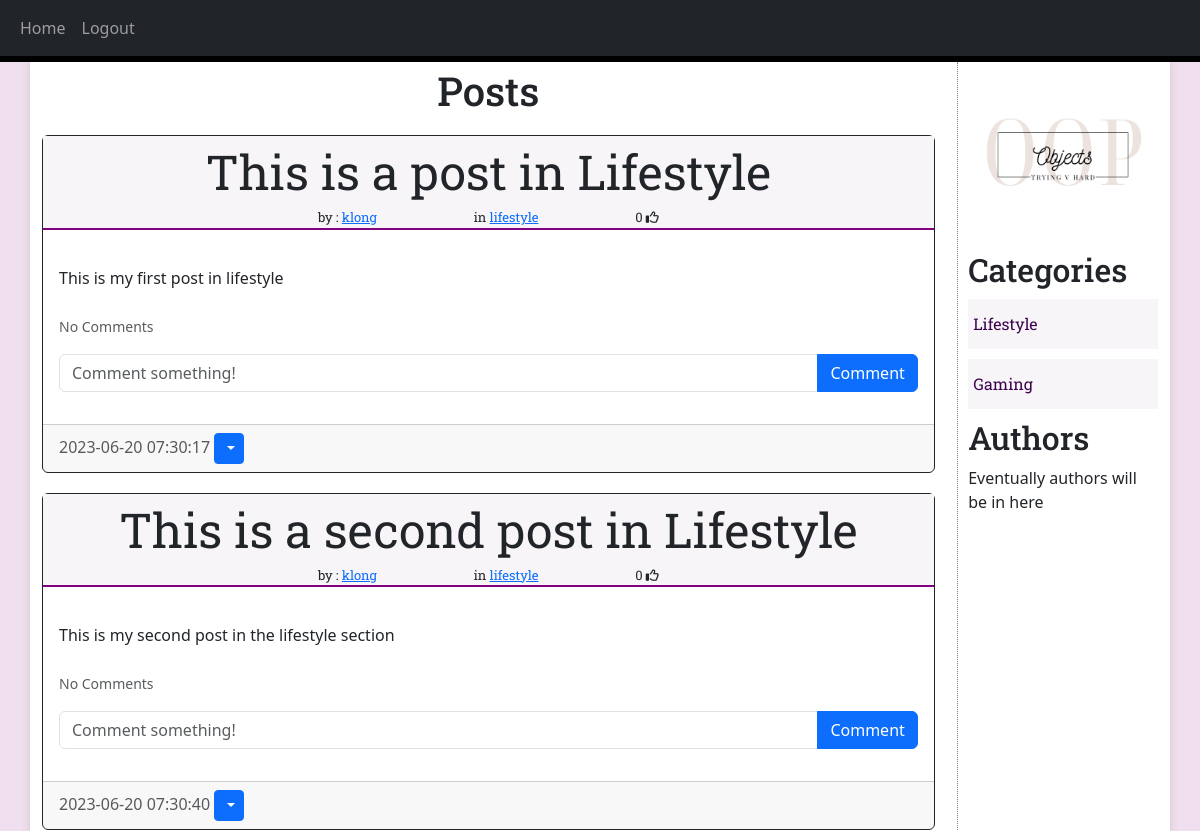
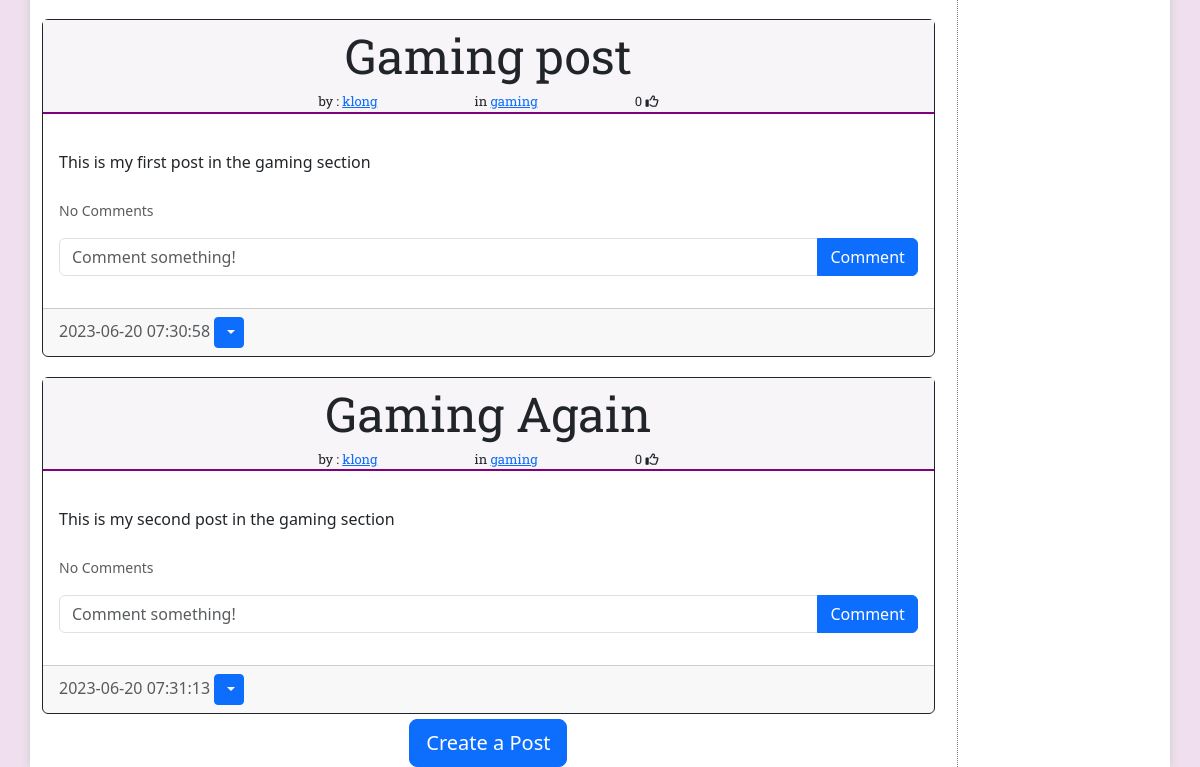
The page /home (signed in) on the database as committed earlier (2 pictures, top to bottom).
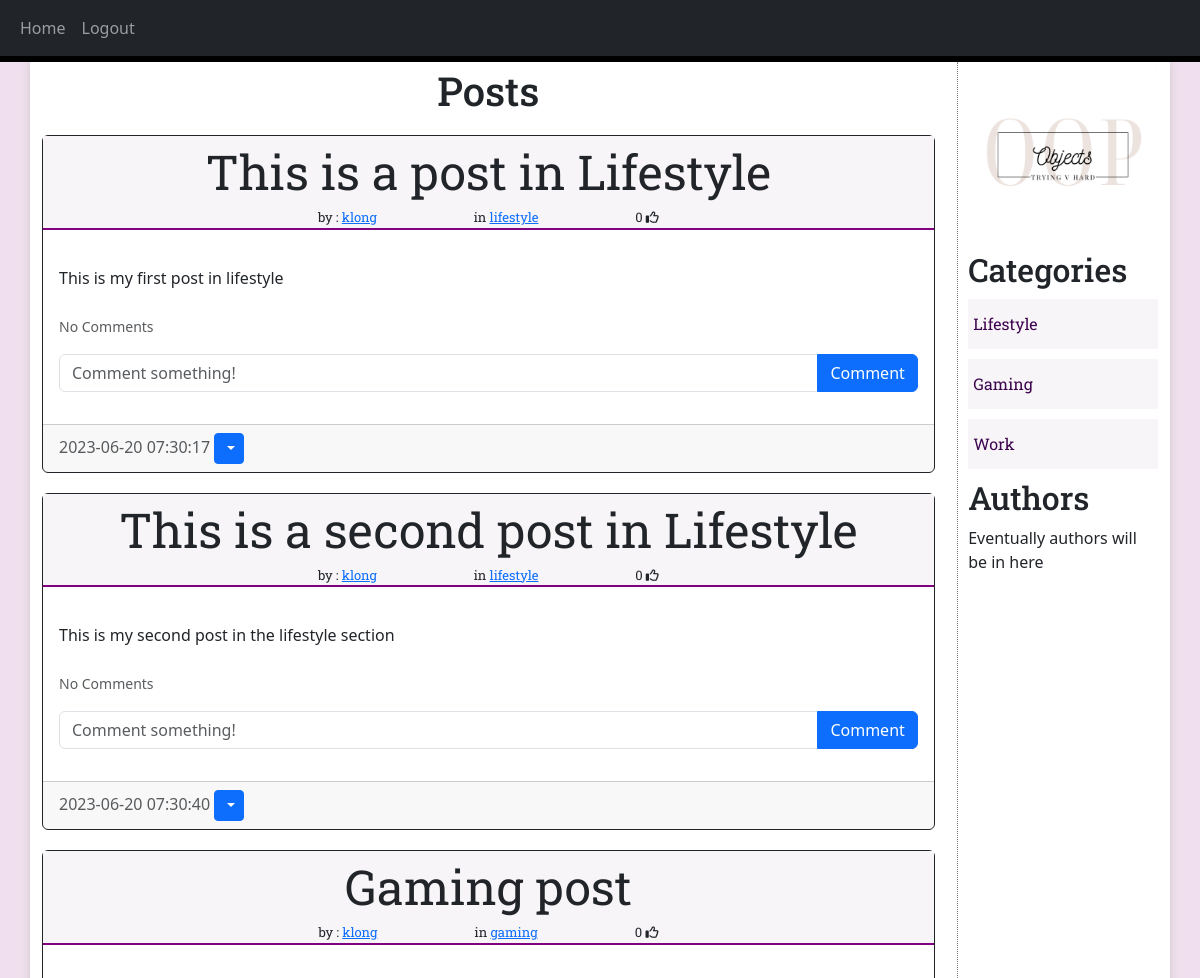
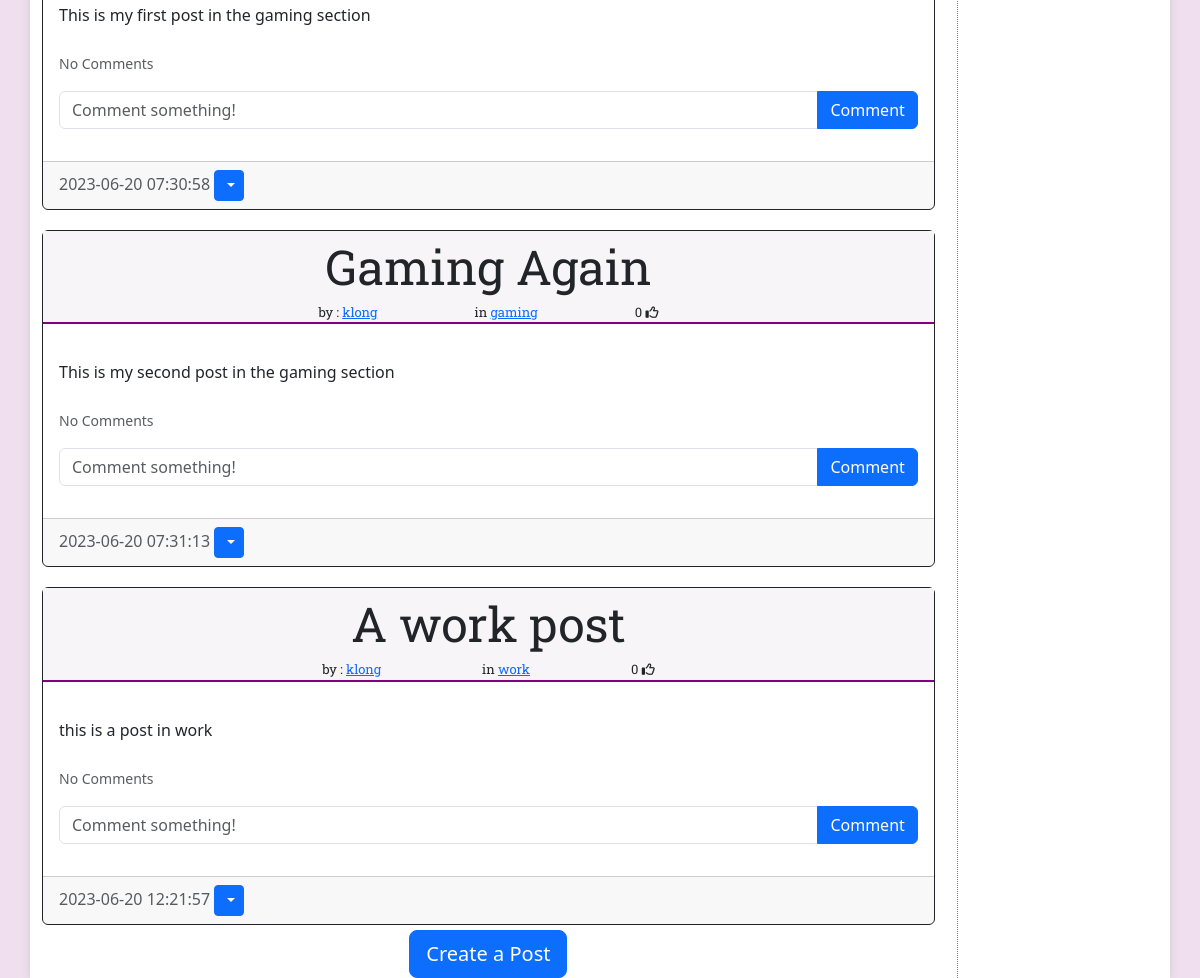
The same page on the database as committed later (2 pictures, top to bottom).
### website/models.py (models this page shows)
class Post(db.Model):
    id = db.Column(db.Integer, primary_key = True)
    title = db.Column(db.String(200),nullable=False)
    category = db.Column(db.String(200))
    text = db.Column(db.Text, nullable = False)
    date_created = db.Column(db.DateTime(timezone=True), default=func.now())
    author = db.Column(db.Integer, db.ForeignKey('user.id', ondelete='CASCADE'), nullable=False)
    comments = db.relationship('Comment', backref='post', passive_deletes=True)
    likes = db.relationship('Like', backref='post', passive_deletes=True)

class User(db.Model, UserMixin):
    id = db.Column(db.Integer, primary_key = True)
    email = db.Column(db.String(170), unique = True)
    username = db.Column(db.String(170), unique = True)
    password = db.Column(db.String(170))
    date_created = db.Column(db.DateTime(timezone = True),default = func.now())
    posts = db.relationship('Post', backref='user', passive_deletes=True)
    comments = db.relationship('Comment', backref='user', passive_deletes=True)
    likes = db.relationship('Like', backref='user', passive_deletes=True)

### website/views.py (the view)
@views.route("/")
@views.route("/home")
@login_required
def home():
    posts = Post.query.all()
    cat_names = []
    for post in db.session.query(Post.category).distinct().all():
        cat_names.append(post.category)
    return render_template("home.html", user=current_user, posts = posts, cat_names = cat_names)

### website/__init__.py (called while the page is built)
def create_app():
    app = Flask(__name__)
    app.config['SECRET_KEY'] = "helloworld"
    app.config['SQLALCHEMY_DATABASE_URI'] = f'sqlite:///{DB_NAME}'
    db.init_app(app)
    from .views import views
    from .auth import auth
    app.register_blueprint(views, url_prefix="/")
    app.register_blueprint(auth, url_prefix="/")
    from .models import User, Post, Comment, Like
    with app.app_context():
        db.create_all()
    login_manager = LoginManager() #login_manager new instance of LoginManager class
    login_manager.login_view = "auth.login" # if the user isn't logged in, put them here
    login_manager.init_app(app)
    @login_manager.user_loader
    def load_user(id): #remember if we get this from an input it will be a string
        return User.query.get(int(id)) #hence the casting
    return app

### website/templates/home.html (shortened to what this page needs)
{% extends "posts_div.html" %}

### website/templates/posts_div.html (shortened to what this page needs)
{% extends "base.html" %} {% block title %}Home{% endblock %} {% block content
%}
<h1 class="center">{% block header %}Posts{% endblock %}</h1>
<div id="posts">
  {% for post in posts %}
  <div class="card border-dark">
    <div class="post_title">
      {{post.title}}
      <div class="post_info">
        <span>by : <a href="/posts/{{post.user.username}}"> {{post.user.username}} </a></span>
        <span> in <a href="/{{post.category}}">{{post.category}}</a></span>
        <span> <span id="likes-count-{{post.id}}">
            {{ post.likes|length }}</span>
          {% if user.id in post.likes|map(attribute="author")|list %}
          <i class="fas fa-thumbs-up" id="like-button-{{post.id}}" onclick="like({{post.id}})"></i>
          {% else %}
          <i class="far fa-thumbs-up" id="like-button-{{post.id}}" onclick="like({{post.id}})"></i>
          {% endif %} </span>
      </div>
    </div>
    <div class="card-body">
      <div class="card-text">{{post.text}}</div>
      <br />
      <p class="card-text">
        {% if post.comments|length > 0 %}
        <a data-bs-toggle="collapse" href="#comments-{{post.id}}" role="button">
          <small>View {{post.comments|length}} Comments</small>
        </a>
        {% else %}
        <small class="text-muted">No Comments</small>
        {% endif %}
      </p>
      <form class="input-group mb-3" method="POST" action="/create-comment/{{post.id}}">
        <input type="text" id="text" name="text" class="form-control" placeholder="Comment something!" />
        <button type="submit" class="btn btn-primary">Comment</button>
      </form>
    </div>
    <div class="card-footer text-muted">{{post.date_created}}
      {% if user.id == post.author %}
      <div class="btn-group">
        <button type="button" class="btn btn-sm btn-primary dropdown-toggle" data-bs-toggle="dropdown">
        </button>
      </div>
      {% endif %}
    </div>
  </div>
  {% endfor %}
</div>
{% block footer %}
<div class="center">
  <a href="/create-post">
    <button type="button" class="btn btn-primary btn-lg">
      Create a Post
    </button>
  </a>
</div>
{% endblock %}
{% endblock %}

Rows that differ between the two databases and show on the page:
added Post: title "A work post", user.username "klong", category "work", likes|length "0", text "this is a post in work", date_created "2023-06-20 12:21:57"
Other text that changed with them:
new list line: "Work"
